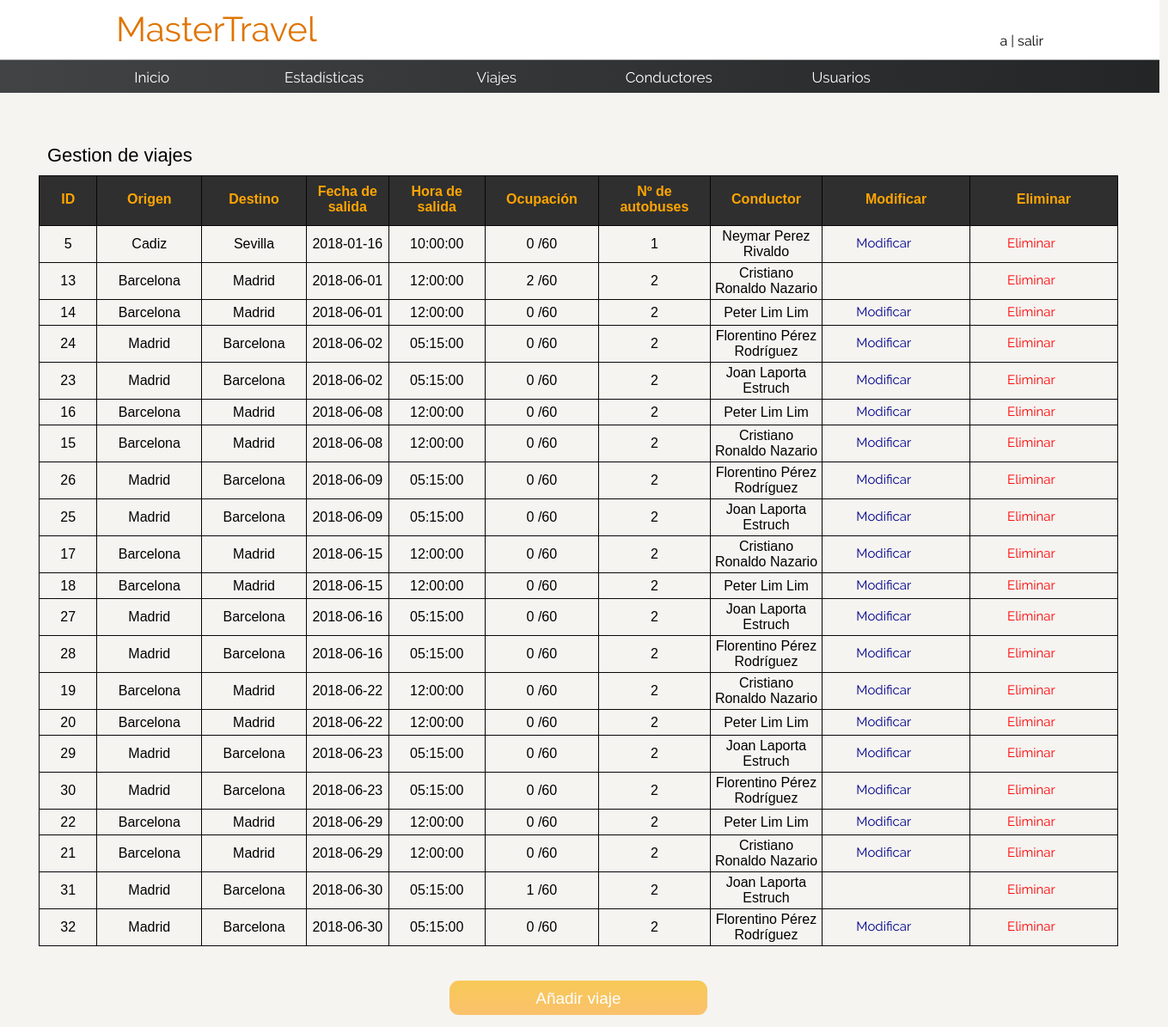
The app's page /admin_gestionarViajes.php (signed in) with its own data.
### tables this page shows
CREATE TABLE `viaje` (
  `idViaje` int(11) NOT NULL,
  `origen` varchar(30) NOT NULL,
  `destino` varchar(30) NOT NULL,
  `fechaSalida` date NOT NULL,
  `horaSalida` time NOT NULL,
  `numBus` int(11) NOT NULL DEFAULT '1',
  `idConductor` int(11) NOT NULL,
  `fechaFinalizacion` date DEFAULT NULL,
  `frecuencia` int(11) DEFAULT NULL
);

CREATE TABLE `conductor` (
  `idConductor` int(11) NOT NULL,
  `nombre` varchar(30) DEFAULT NULL,
  `apellidos` varchar(30) DEFAULT NULL,
  `fechaContratacion` date DEFAULT NULL
);

### logica/viaje.php (called while the page is built, shortened)
  <?php
  require_once ('bbdd_conexion.php');
  class Viaje
  {
      public $idViaje;
    function __construct($idViaje){
        $consulta =  "SELECT * FROM viaje WHERE idViaje = '$idViaje'";
        $resultado = Conexion::interacion_bbdd($consulta);
        while($datos = $resultado->fetch_array(MYSQLI_BOTH)){
            $this->idViaje            = $idViaje;
          }
    }
    public function extraerOcupacion() {
          $sql = " SELECT count(*) as cuenta FROM billete WHERE idViaje = '$this->idViaje' ";
          $resultado = Conexion::interacion_bbdd($sql);
          $n = $resultado->fetch_array(MYSQLI_BOTH);
          return $n['cuenta'];
    }
}
    function extraerViajesProgramados() {
          $hoy = date("Y-m-d");
          $hora = date("H:i:s");
          $sql = "SELECT *
                  FROM viaje
                  WHERE (fechaSalida > '$hoy') or (fechaSalida = '$hoy' and horaSalida >= '$hora')
                  ORDER BY fechaSalida ASC" ;
          $resultado = Conexion::interacion_bbdd($sql);
          $n =  mysqli_num_rows($resultado);
          $datos = array();
          for ($i=0; $i < $n; $i++) {
              $datos[$i] = $resultado->fetch_array(MYSQLI_BOTH);
          }
          return $datos;
    }
?>

### logica/bbdd_conexion.php (called while the page is built, shortened)
<?php
 Class Conexion {
	public static function interacion_bbdd($consulta){
		if (!isset($conexion)) {
			$conexion = mysqli_connect("localhost", "root", "", "mastertravel");
		}
		if (mysqli_connect_errno()) {
			echo "Error de conexión a la BD: ".mysqli_connect_error();
			exit();
		}
		else{
			mysqli_query($conexion, "SET NAMES 'utf8'");
		 	$resultado = mysqli_query($conexion, $consulta);
		}
		return $resultado;
	}
}
?>

### logica/conductor.php (called while the page is built, shortened)
  <?php
  require_once ('bbdd_conexion.php');
  class Conductor
  {
      public $nombre;
    function __construct($idConductor){
        $consulta =  "SELECT * FROM conductor WHERE idConductor = '$idConductor'";
        $resultado = Conexion::interacion_bbdd($consulta);
        while($datos = $resultado->fetch_array(MYSQLI_BOTH)){
              $this->nombre           = $datos['nombre'];
              $this->apellidos        = $datos['apellidos'];
          }
    }
  public function consultarConductor() {
        return $this->nombre;
  }
}
?>

### admin_gestionarViajes.php (the view, shortened to what this page needs)
<!DOCTYPE html>
<html lang="es">
<head>
	<link rel="stylesheet" type="text/css" href="style.css">
</head>
<body>
	<?php
		include('mostrar_cabecera.php');
		include('admin_mostrar_toolbar.php');
	?>
	<div class="informacion_contenedor_gestion">
		<table>
			<caption>Gestion de viajes</caption>
			<tr>
			   <th>ID</th>
			   <th>Origen</th>
			   <th>Destino</th>
			   <th>Fecha de salida</th>
			   <th>Hora de salida</th>
			   <th>Ocupación</th>
			   <th>Nº de autobuses</th>
			   <th>Conductor</th>
			   <th>Modificar</th>
			   <th>Eliminar</th>
			</tr>
			<?php
				require_once 'logica/viaje.php';
				require_once 'logica/conductor.php';
				$lista_viajes = extraerViajesProgramados();
				for($i=0; $i<sizeof($lista_viajes); $i++){
            ?>
					<tr>
		                <td><?php echo $lista_viajes[$i]['idViaje']			;?></td>
		                <td><?php echo $lista_viajes[$i]['origen']			;?></td>
		                <td><?php echo $lista_viajes[$i]['destino']			;?></td>
		                <td><?php echo $lista_viajes[$i]['fechaSalida']		;?></td>
		                <td><?php echo $lista_viajes[$i]['horaSalida']		;?></td>
		                <td>
		                	<?php
		                		$idViaje = $lista_viajes[$i]['idViaje'];
		                		$v = new Viaje($idViaje);
		                		$ocupacion = $v->extraerOcupacion();
		                		echo $ocupacion;
		                	;?>
		                	/60
		                </td>
		                <td><?php echo $lista_viajes[$i]['numBus']								;?></td>
		                <td>
		                	<?php
		                		$c = new Conductor($lista_viajes[$i]['idConductor']);
		                		echo $c->consultarConductor()." ".$c->apellidos;
		                	?>
		                </td>
		               <td>
		               		<?php
		               			if ($ocupacion == 0) {
		               		?>
								<form action="admin_modificarViaje.php " method="post" id="form_modificar">
									<input type="submit" name="borrar" value= "Modificar" id = "modificar">
								</form>
		               		<?php
		               			}
		               		?>
		                </td>
		               <td>
		                  <form action="logica/admin_eliminar_viajes.php " method="post" id="form_eliminar">
		                      <input type="submit" name="borrar" value= "Eliminar" id = "borrar">
		                  </form>
		                </td>
	            	</tr>
			<?php
	        	}
            ?>
		</table>
		<div class="adminAnadir">
			<button type="button" onclick=" window.location.href='admin_anadirViaje.php' " class="btn">Añadir viaje</button>
		</div>
	</div>
</body>
</html>

### style.css (style rules this page uses)
* { margin: 0; padding: 0; box-sizing: border-box !important; }
body { background-color: #F5F4F1; background-size: cover; font-family: rale; }
.informacion_contenedor_gestion, .informacion_contenedor_gestion2 { font-family: "Trebuchet MS", Arial, Helvetica, sans-serif; border-collapse: collapse; min-height: 600px; margin: 1%; margin-left: 45px; margin-top: 50px; width: 92.4%; }
.informacion_contenedor_gestion table { border-collapse : collapse; margin-left: auto; margin-right: auto; }
.informacion_contenedor_gestion caption { text-align: left; font-size: 22px; padding: 10px; }
.informacion_contenedor_gestion td, .informacion_contenedor_gestion th { border: 1px solid #060606; padding: 3px; width: 0.1%; text-align: center; }
.informacion_contenedor_gestion th { padding-top: 9px; padding-bottom: 12px; background-color: #2f2f2f; color: orange; }
.informacion_contenedor_gestion td { height: 30px; }
.btn { background: #f7c956; width: 300px; height: 40px; background-image: -webkit-linear-gradient(top, #f7c956, #fac16c); background-image: -moz-linear-gradient(top, #f7c956, #fac16c); background-image: -ms-linear-gradient(top, #f7c956, #fac16c); background-image: -o-linear-gradient(top, #f7c956, #fac16c); background-image: linear-gradient(to bottom, #f7c956, #fac16c); -webkit-border-radius: 11; -moz-border-radius: 11; border-radius: 11px; font-family: Arial; color: #ffffff; font-size: 19px; padding: 10px 20px 10px 20px; text-decoration: none; border:none; }
.adminAnadir { text-align: center; }
.adminAnadir { margin-top: 40px; text-align: center; }
#form_modificar { width: 100px; height: 20px; margin-left: 22px; background-color: transparent; }
#form_modificar #modificar { width: 128px; font-size: 15px; font-family: rale; color: darkblue; margin-left: -18px; background-color: transparent; border:none; }
#form_eliminar { width: 100px; height: 20px; margin-left: 22px; background-color: transparent; }
#form_eliminar #borrar { width: 128px; font-size: 15px; font-family: rale; color: red; margin-left: -18px; background-color: transparent; border:none; }

### records on screen
viaje: idViaje "5", origen "Cadiz", destino "Sevilla", fechaSalida "2018-01-16", horaSalida "10:00:00", numBus "1"
conductor: nombre "Neymar", apellidos "Perez Rivaldo"
viaje: idViaje "13", origen "Barcelona", destino "Madrid", fechaSalida "2018-06-01", horaSalida "12:00:00", numBus "2"
conductor: nombre "Cristiano", apellidos "Ronaldo Nazario"
viaje: idViaje "14", origen "Barcelona", destino "Madrid", fechaSalida "2018-06-01", horaSalida "12:00:00", numBus "2"
conductor: nombre "Peter", apellidos "Lim Lim"
viaje: idViaje "24", origen "Madrid", destino "Barcelona", fechaSalida "2018-06-02", horaSalida "05:15:00", numBus "2"
conductor: nombre "Florentino", apellidos "Pérez Rodríguez"
viaje: idViaje "23", origen "Madrid", destino "Barcelona", fechaSalida "2018-06-02", horaSalida "05:15:00", numBus "2"
conductor: nombre "Joan", apellidos "Laporta Estruch"
viaje: idViaje "16", origen "Barcelona", destino "Madrid", fechaSalida "2018-06-08", horaSalida "12:00:00", numBus "2"
viaje: idViaje "15", origen "Barcelona", destino "Madrid", fechaSalida "2018-06-08", horaSalida "12:00:00", numBus "2"
viaje: idViaje "26", origen "Madrid", destino "Barcelona", fechaSalida "2018-06-09", horaSalida "05:15:00", numBus "2"
viaje: idViaje "25", origen "Madrid", destino "Barcelona", fechaSalida "2018-06-09", horaSalida "05:15:00", numBus "2"
viaje: idViaje "17", origen "Barcelona", destino "Madrid", fechaSalida "2018-06-15", horaSalida "12:00:00", numBus "2"
viaje: idViaje "18", origen "Barcelona", destino "Madrid", fechaSalida "2018-06-15", horaSalida "12:00:00", numBus "2"
viaje: idViaje "27", origen "Madrid", destino "Barcelona", fechaSalida "2018-06-16", horaSalida "05:15:00", numBus "2"
viaje: idViaje "28", origen "Madrid", destino "Barcelona", fechaSalida "2018-06-16", horaSalida "05:15:00", numBus "2"
viaje: idViaje "19", origen "Barcelona", destino "Madrid", fechaSalida "2018-06-22", horaSalida "12:00:00", numBus "2"
viaje: idViaje "20", origen "Barcelona", destino "Madrid", fechaSalida "2018-06-22", horaSalida "12:00:00", numBus "2"
viaje: idViaje "29", origen "Madrid", destino "Barcelona", fechaSalida "2018-06-23", horaSalida "05:15:00", numBus "2"
viaje: idViaje "30", origen "Madrid", destino "Barcelona", fechaSalida "2018-06-23", horaSalida "05:15:00", numBus "2"
viaje: idViaje "22", origen "Barcelona", destino "Madrid", fechaSalida "2018-06-29", horaSalida "12:00:00", numBus "2"
viaje: idViaje "21", origen "Barcelona", destino "Madrid", fechaSalida "2018-06-29", horaSalida "12:00:00", numBus "2"
viaje: idViaje "31", origen "Madrid", destino "Barcelona", fechaSalida "2018-06-30", horaSalida "05:15:00", numBus "2"
viaje: idViaje "32", origen "Madrid", destino "Barcelona", fechaSalida "2018-06-30", horaSalida "05:15:00", numBus "2"

### other values on screen
$_SESSION['nombre'] "a"
$ocupacion "0"
$ocupacion "2"
$ocupacion "1"
